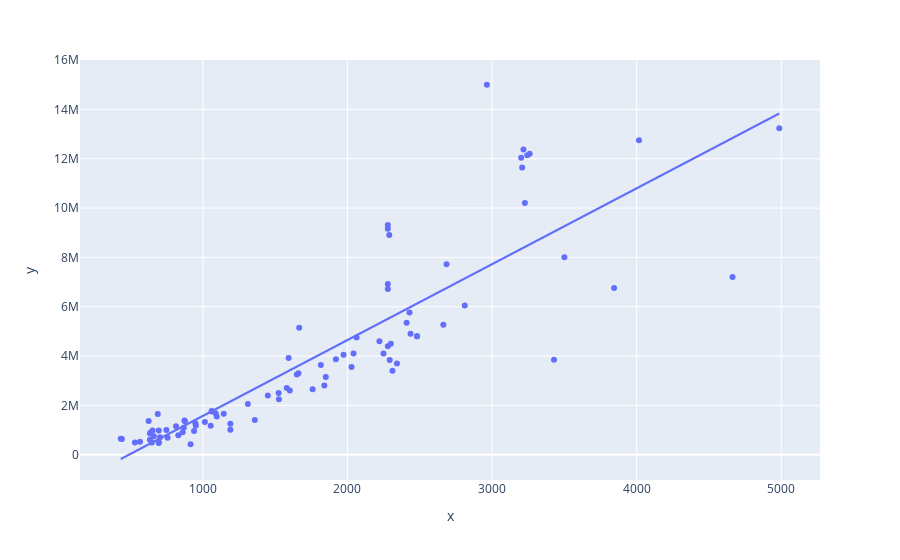

Source (notebook cell):
### Code cell
# Now that you've removed outliers,
# Look again at a scatter plot with OLS (Ordinary Least Squares) trendline
px.scatter(x=subset.GROSS_SQUARE_FEET,y=subset.SALE_PRICE,trendline='ols')
